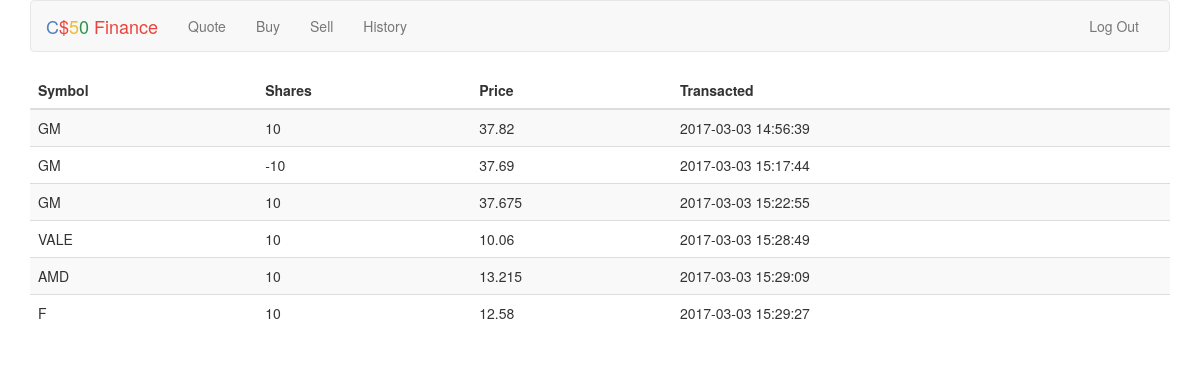
The app's page /history (signed in) with its own data.
### tables this page shows
CREATE TABLE 'transactions' ('id' INTEGER PRIMARY KEY AUTOINCREMENT NOT NULL, 'user_id' INTEGER NOT NULL, 'sym_id' INTEGER NOT NULL, 'shares' INTEGER DEFAULT 1 , 'price' NUMERIC NOT NULL, 'date' DATETIME NOT NULL DEFAULT CURRENT_TIMESTAMP);

CREATE TABLE 'companies' ('id' INTEGER PRIMARY KEY AUTOINCREMENT NOT NULL, 'symbol' TEXT NOT NULL, 'name' TEXT NOT NULL);

### application.py (the view)
@app.route("/history")
@login_required
def history():
    rows = db.execute("SELECT * FROM transactions INNER JOIN companies ON transactions.sym_id = companies.id WHERE user_id= :user_id", user_id = session["user_id"])
    return render_template("history.html",rows = rows)

### helpers.py (called while the page is built)
def login_required(f):
    @wraps(f)
    def decorated_function(*args, **kwargs):
        if session.get("user_id") is None:
            return redirect(url_for("login", next=request.url))
        return f(*args, **kwargs)
    return decorated_function

### templates/history.html (shortened to what this page needs)
{% extends "layout.html" %}
{% block main %}
<table class="table table-striped">
<thead>
    <tr>
        <th>Symbol</th>
        <th>Shares</th>
        <th> Price</th>
        <th>Transacted</th>
    </tr>
</thead>
    {% if rows %}
    {% for row in rows %}
    <tr>
        <td> {{row["symbol"]}}  </td>
        <td> {{row["shares"]}} </td>
        <td> {{row["price"] }} </td>
        <td> {{row["date"] }} </td>
    </tr>
    {% endfor %}
    {% endif %}
</table>
{% endblock %}

### static/styles.css (style rules this page uses)
main td { text-align: left; }

### records on screen
transactions: symbol "GM", shares "10", price "37.82", date "2017-03-03 14:56:39"
transactions: symbol "GM", shares "-10", price "37.69", date "2017-03-03 15:17:44"
transactions: symbol "GM", shares "10", price "37.675", date "2017-03-03 15:22:55"
transactions: symbol "VALE", shares "10", price "10.06", date "2017-03-03 15:28:49"
transactions: symbol "AMD", shares "10", price "13.215", date "2017-03-03 15:29:09"
transactions: symbol "F", shares "10", price "12.58", date "2017-03-03 15:29:27"
